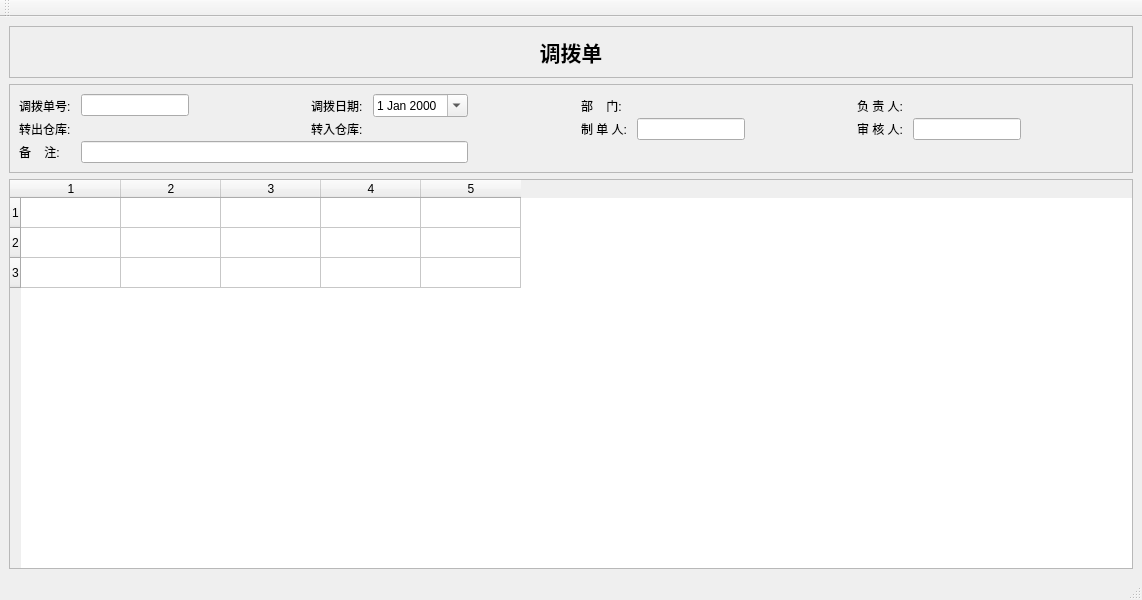
<?xml version="1.0" encoding="UTF-8"?>
<ui version="4.0">
 <class>AllocationWin</class>
 <widget class="QMainWindow" name="AllocationWin">
  <property name="geometry">
   <rect>
    <x>0</x>
    <y>0</y>
    <width>1142</width>
    <height>600</height>
   </rect>
  </property>
  <property name="windowTitle">
   <string>MainWindow</string>
  </property>
  <widget class="QWidget" name="centralwidget">
   <layout class="QVBoxLayout" name="verticalLayout_2">
    <item>
     <widget class="QFrame" name="frame_4">
      <property name="frameShape">
       <enum>QFrame::StyledPanel</enum>
      </property>
      <property name="frameShadow">
       <enum>QFrame::Plain</enum>
      </property>
      <layout class="QHBoxLayout" name="horizontalLayout_4">
       <item>
        <widget class="QLabel" name="titleLabel">
         <property name="font">
          <font>
           <family>微软雅黑</family>
           <pointsize>16</pointsize>
           <weight>75</weight>
           <bold>true</bold>
          </font>
         </property>
         <property name="text">
          <string>调拨单</string>
         </property>
         <property name="alignment">
          <set>Qt::AlignCenter</set>
         </property>
        </widget>
       </item>
      </layout>
     </widget>
    </item>
    <item>
     <widget class="QFrame" name="frame_2">
      <property name="frameShape">
       <enum>QFrame::StyledPanel</enum>
      </property>
      <property name="frameShadow">
       <enum>QFrame::Plain</enum>
      </property>
      <layout class="QVBoxLayout" name="verticalLayout">
       <property name="spacing">
        <number>1</number>
       </property>
       <item>
        <layout class="QGridLayout" name="gridLayout">
         <property name="horizontalSpacing">
          <number>10</number>
         </property>
         <item row="0" column="2">
          <spacer name="horizontalSpacer_3">
           <property name="orientation">
            <enum>Qt::Horizontal</enum>
           </property>
           <property name="sizeHint" stdset="0">
            <size>
             <width>40</width>
             <height>20</height>
            </size>
           </property>
          </spacer>
         </item>
         <item row="0" column="11">
          <spacer name="horizontalSpacer">
           <property name="orientation">
            <enum>Qt::Horizontal</enum>
           </property>
           <property name="sizeHint" stdset="0">
            <size>
             <width>40</width>
             <height>20</height>
            </size>
           </property>
          </spacer>
         </item>
         <item row="0" column="4">
          <widget class="QDateEdit" name="dateEdit">
           <property name="sizePolicy">
            <sizepolicy hsizetype="Minimum" vsizetype="Fixed">
             <horstretch>0</horstretch>
             <verstretch>0</verstretch>
            </sizepolicy>
           </property>
           <property name="calendarPopup">
            <bool>true</bool>
           </property>
          </widget>
         </item>
         <item row="0" column="1">
          <widget class="QLineEdit" name="noEdit">
           <property name="sizePolicy">
            <sizepolicy hsizetype="Fixed" vsizetype="Fixed">
             <horstretch>0</horstretch>
             <verstretch>0</verstretch>
            </sizepolicy>
           </property>
          </widget>
         </item>
         <item row="0" column="5">
          <spacer name="horizontalSpacer_4">
           <property name="orientation">
            <enum>Qt::Horizontal</enum>
           </property>
           <property name="sizeHint" stdset="0">
            <size>
             <width>40</width>
             <height>20</height>
            </size>
           </property>
          </spacer>
         </item>
         <item row="0" column="0">
          <widget class="QLabel" name="idLabel">
           <property name="sizePolicy">
            <sizepolicy hsizetype="Fixed" vsizetype="Preferred">
             <horstretch>0</horstretch>
             <verstretch>0</verstretch>
            </sizepolicy>
           </property>
           <property name="text">
            <string>调拨单号:</string>
           </property>
          </widget>
         </item>
         <item row="0" column="8">
          <spacer name="horizontalSpacer_5">
           <property name="orientation">
            <enum>Qt::Horizontal</enum>
           </property>
           <property name="sizeHint" stdset="0">
            <size>
             <width>40</width>
             <height>20</height>
            </size>
           </property>
          </spacer>
         </item>
         <item row="3" column="0">
          <widget class="QLabel" name="label_9">
           <property name="text">
            <string>备    注:</string>
           </property>
          </widget>
         </item>
         <item row="0" column="3">
          <widget class="QLabel" name="dateLabel">
           <property name="sizePolicy">
            <sizepolicy hsizetype="Fixed" vsizetype="Preferred">
             <horstretch>0</horstretch>
             <verstretch>0</verstretch>
            </sizepolicy>
           </property>
           <property name="text">
            <string>调拨日期:</string>
           </property>
          </widget>
         </item>
         <item row="3" column="1" colspan="4">
          <widget class="QLineEdit" name="memoEdit"/>
         </item>
         <item row="0" column="6">
          <widget class="QLabel" name="label_6">
           <property name="sizePolicy">
            <sizepolicy hsizetype="Fixed" vsizetype="Preferred">
             <horstretch>0</horstretch>
             <verstretch>0</verstretch>
            </sizepolicy>
           </property>
           <property name="text">
            <string>部    门:</string>
           </property>
          </widget>
         </item>
         <item row="0" column="7">
          <widget class="QkSearchEditBox" name="depSearchEditbox">
           <property name="sizePolicy">
            <sizepolicy hsizetype="Minimum" vsizetype="Fixed">
             <horstretch>0</horstretch>
             <verstretch>0</verstretch>
            </sizepolicy>
           </property>
          </widget>
         </item>
         <item row="0" column="9">
          <widget class="QLabel" name="label_12">
           <property name="sizePolicy">
            <sizepolicy hsizetype="Fixed" vsizetype="Preferred">
             <horstretch>0</horstretch>
             <verstretch>0</verstretch>
            </sizepolicy>
           </property>
           <property name="text">
            <string>负 责 人:</string>
           </property>
          </widget>
         </item>
         <item row="0" column="10">
          <widget class="QkSearchEditBox" name="userSearchEditbox">
           <property name="sizePolicy">
            <sizepolicy hsizetype="Fixed" vsizetype="Fixed">
             <horstretch>0</horstretch>
             <verstretch>0</verstretch>
            </sizepolicy>
           </property>
          </widget>
         </item>
         <item row="1" column="6">
          <widget class="QLabel" name="label_8">
           <property name="text">
            <string>制 单 人:</string>
           </property>
          </widget>
         </item>
         <item row="1" column="7">
          <widget class="QLineEdit" name="makerEdit">
           <property name="sizePolicy">
            <sizepolicy hsizetype="Fixed" vsizetype="Fixed">
             <horstretch>0</horstretch>
             <verstretch>0</verstretch>
            </sizepolicy>
           </property>
           <property name="readOnly">
            <bool>true</bool>
           </property>
          </widget>
         </item>
         <item row="1" column="9">
          <widget class="QLabel" name="label_10">
           <property name="text">
            <string>审 核 人:</string>
           </property>
          </widget>
         </item>
         <item row="1" column="10">
          <widget class="QLineEdit" name="auditEdit">
           <property name="sizePolicy">
            <sizepolicy hsizetype="Fixed" vsizetype="Fixed">
             <horstretch>0</horstretch>
             <verstretch>0</verstretch>
            </sizepolicy>
           </property>
           <property name="readOnly">
            <bool>true</bool>
           </property>
          </widget>
         </item>
         <item row="1" column="0">
          <widget class="QLabel" name="wareLabel">
           <property name="sizePolicy">
            <sizepolicy hsizetype="Fixed" vsizetype="Preferred">
             <horstretch>0</horstretch>
             <verstretch>0</verstretch>
            </sizepolicy>
           </property>
           <property name="text">
            <string>转出仓库:</string>
           </property>
          </widget>
         </item>
         <item row="1" column="1">
          <widget class="QkSearchEditBox" name="whOutSearchEditbox"/>
         </item>
         <item row="1" column="3">
          <widget class="QLabel" name="label_4">
           <property name="text">
            <string>转入仓库:</string>
           </property>
          </widget>
         </item>
         <item row="1" column="4">
          <widget class="QkSearchEditBox" name="whInSearchEditbox"/>
         </item>
        </layout>
       </item>
      </layout>
     </widget>
    </item>
    <item>
     <widget class="QTableWidget" name="tableWidget">
      <property name="rowCount">
       <number>3</number>
      </property>
      <property name="columnCount">
       <number>5</number>
      </property>
      <row/>
      <row/>
      <row/>
      <column/>
      <column/>
      <column/>
      <column/>
      <column/>
     </widget>
    </item>
   </layout>
  </widget>
  <widget class="QStatusBar" name="statusbar"/>
  <widget class="QToolBar" name="toolBar">
   <property name="windowTitle">
    <string>toolBar</string>
   </property>
   <attribute name="toolBarArea">
    <enum>TopToolBarArea</enum>
   </attribute>
   <attribute name="toolBarBreak">
    <bool>false</bool>
   </attribute>
  </widget>
 </widget>
 <customwidgets>
  <customwidget>
   <class>QkSearchEditBox</class>
   <extends>QWidget</extends>
   <header>qksearcheditbox.h</header>
  </customwidget>
 </customwidgets>
 <resources/>
 <connections/>
</ui>
